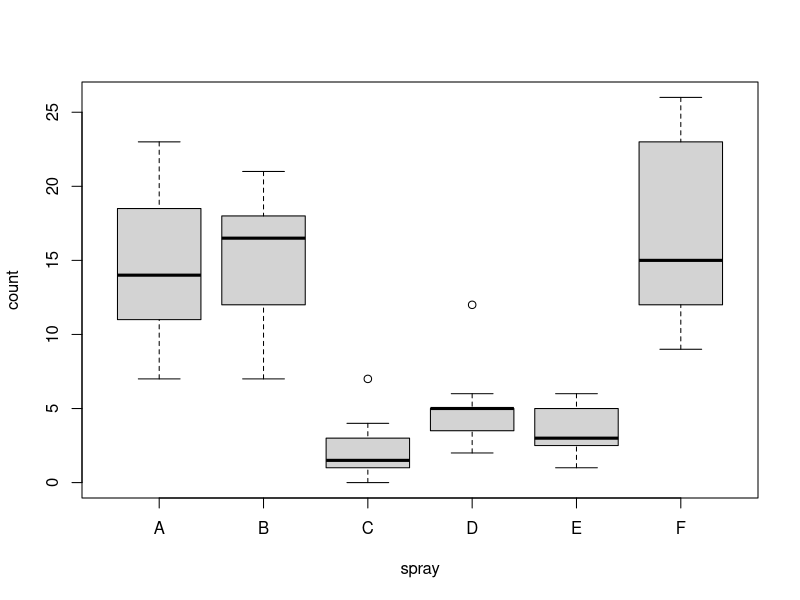
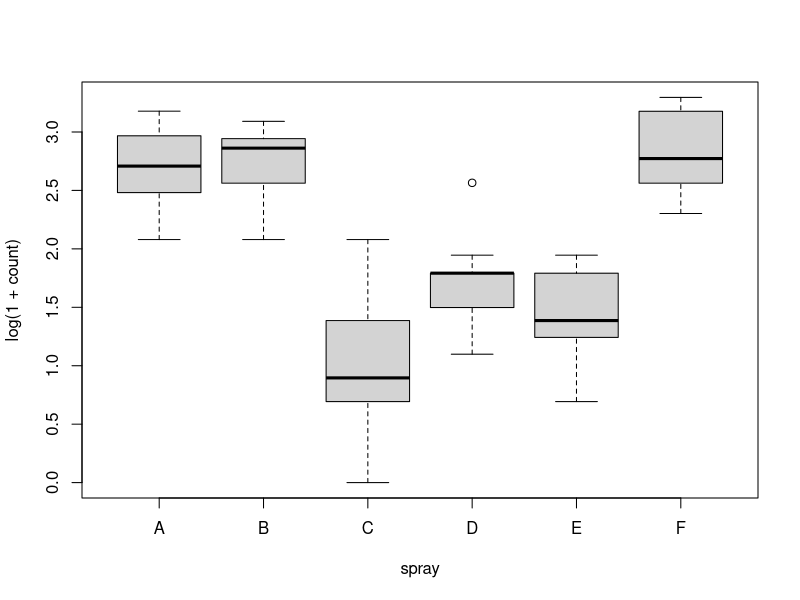
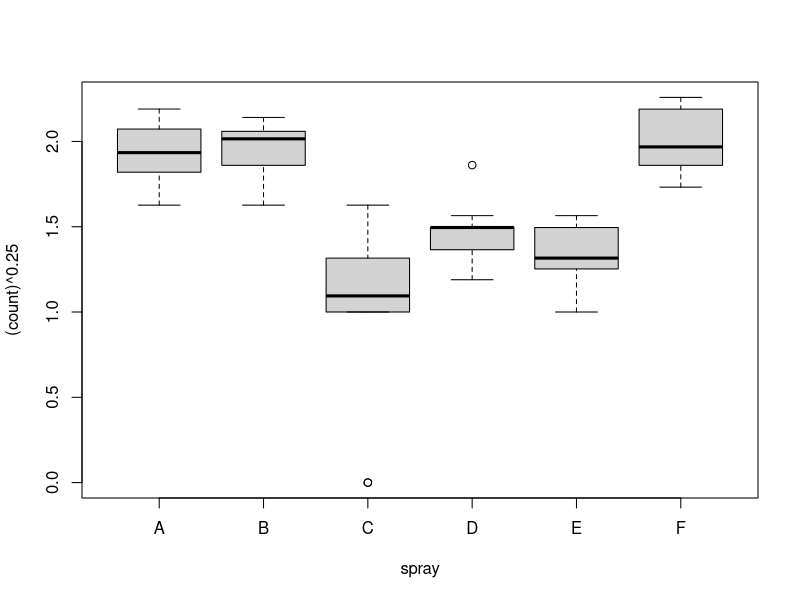
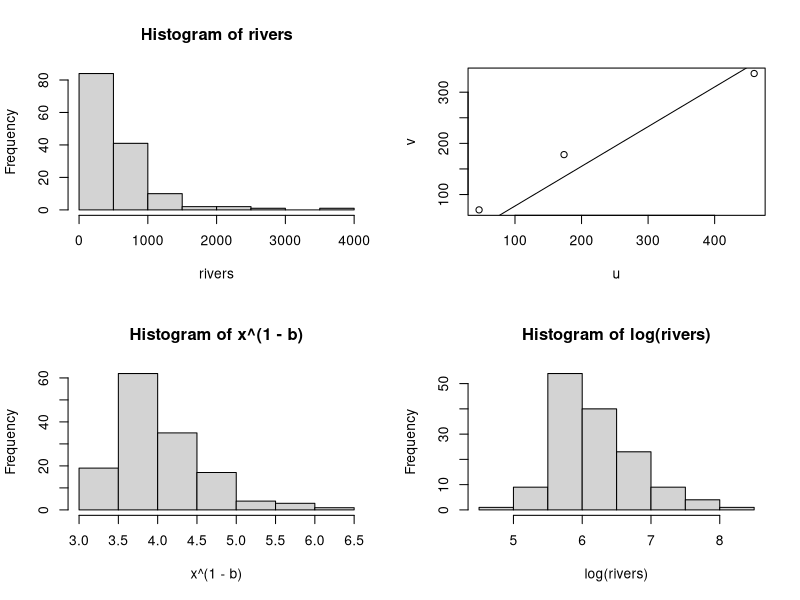
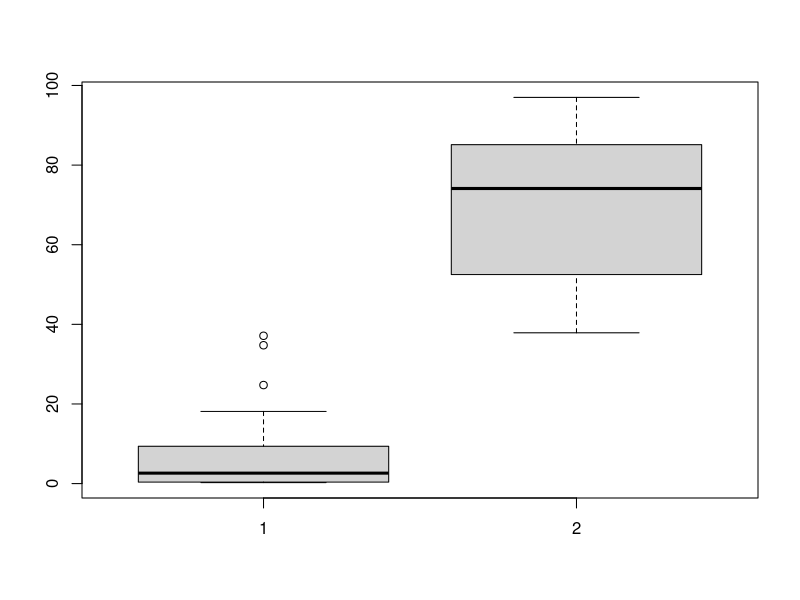
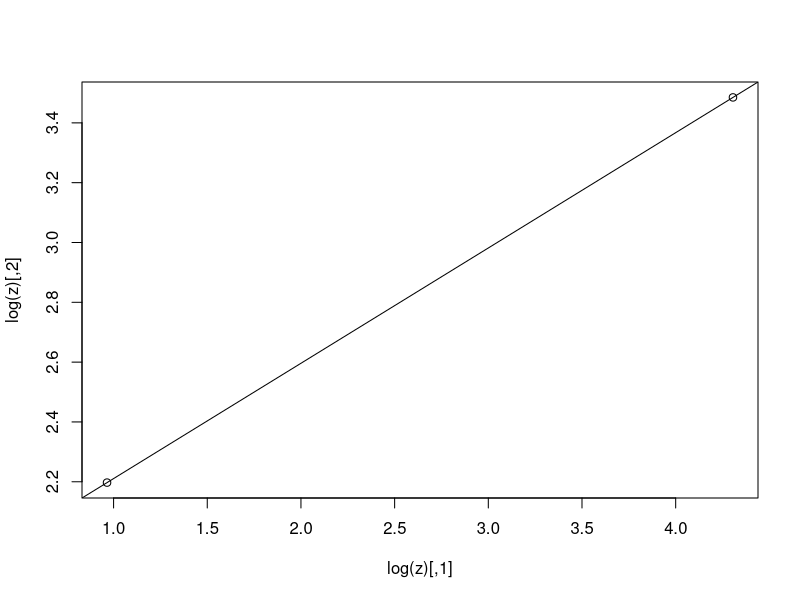
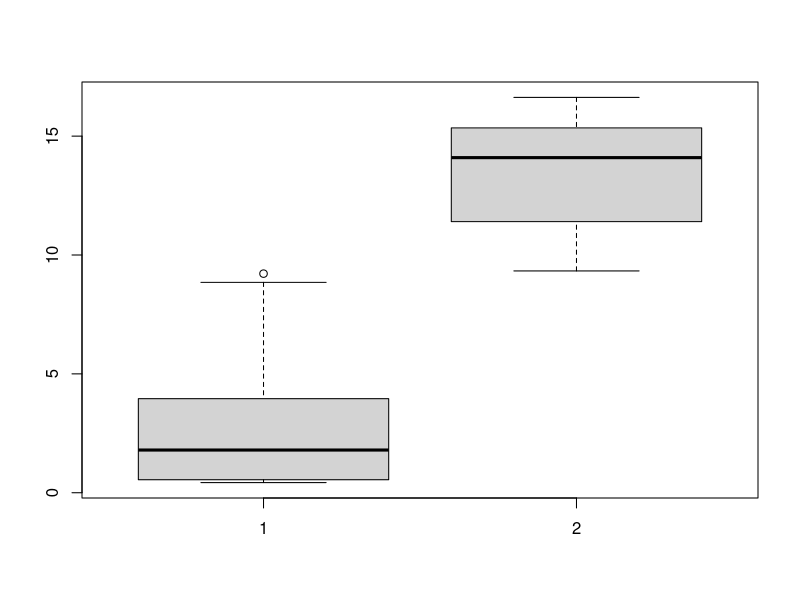

These charts were generated, in order, by the following R code: (Note: this script raises an error after producing the figures.)
letval <- function(x, k = 4) {
  LV <- c("M", "F", "E", "D", "C", "B", "A", "Z", "Y", "X", "W")
  out <- array(NA, c(k, 6))
  lx <- rx <- sort(x)
  dimnames(out) <-
    list(LV[1:k],c("LOWER","UPPER","DEPTH","MID","SPREAD","TAIL"))
  for(i in 1:k) {
    out[i, 1:2] <- c(median(lx), median(rx))
    nn <- (length(lx) + 1)/2
    lx <- lx[1:nn]
    rx <- rev(rev(rx)[1:nn])
    out[i, 3] <- nn
  }
  out[, 4] <- (out[, 1] + out[, 2])/2
  out[, 5] <- out[, 2] - out[, 1]
  out[, 6] <- c(0, out[-1, 5]/2/qnorm(1 - 1/2^(2:k)))
  out
}
letval(stack.loss,7)

letval<-function(x,k=4){
  LV= c("M", "F", "E", "D", "C", "B", "A", "Z", "Y", "X", "W")
  out=array(NA, c(k, 6))
  lx<-rx<-sort(x)
  dimnames(out)=list(LV[1:k],c("LOWER","UPPER","DEPTH","MID","SPREAD","TAIL"))
  for(i in 1:k){
    out[i,1:2]=c(median(lx), median(rx))
    nn <- (length(lx) + 1)/2
    lx <- lx[1:nn]
    rx <- rev(rev(rx)[1:nn])
    out[i, 3] <- nn
    
  }
  out[, 4] <- (out[, 1] + out[, 2])/2
  out[, 5] <- out[, 2] - out[, 1]
  out[, 6] <- c(0, out[-1, 5]/2/qnorm(1 - 1/2^(2:k)))
  out
}



data(InsectSprays)
boxplot(count~spray,data=InsectSprays,col="lightgray")

boxplot(log(1+count)~spray,data=InsectSprays,col="lightgray")
boxplot((count)^0.25~spray,data=InsectSprays,col="lightgray")



letval2 <- function(x, k = 4)
{
  LV <- c("M", "F", "E", "D", "C", "B", "A", "Z", "Y", "X", "W")
  out <- array(NA, c(k, 6))
  lx <- rx <- sort(x)
  dimnames(out) <- list(LV[1:k],c("LOWER","UPPER","DEPTH","MID","SPREAD","TAIL"))
  for(i in 1:k) {
    out[i, 1:2] <- c(median(lx), median(rx))
    nn <- (length(lx) + 1)/2
    lx <- lx[1:nn]
    rx <- rev(rev(rx)[1:nn])
    out[i, 3] <- nn
  }
  out[, 4] <- (out[, 1] + out[, 2])/2
  out[, 5] <- out[, 2] - out[, 1]
  out[, 6] <- c(0, out[-1, 5]/2/qnorm(1 - 1/2^(2:k)))
  out
}
sym <- function(x, k = 7) {
  z <- letval2(x, k)
  M <- z[1,1]
  u <- ((z[-1,2]-M)^2 + (z[-1,1]-M)^2)/(4*M)
  v <- z[-1, 4] - M
  plot(u, v)
  b <- lsfit(u, v, int = F)$coef
  abline(0, b)
  hist(x^(1 - b))
  1 - b
}


par(mfrow=c(2,2))
data(rivers)
hist(rivers)
sym(rivers,4)
hist(log(rivers))




SprVsLevel = function(u1,u2,...) {
  x = list(u1,u2,...)
  z <- sapply(x, function(z){u=letval(z);c(u[1,1],u[2,5])})
  z <- t(z)
  b <- lsfit(log(z[, 1]), log(z[, 2]))$coef
  boxplot(x)
  plot(log(z))
  abline(b)
  lz <- sapply(x, function(u, uu) u^uu, uu=1-b[2])
  if( is.matrix(lz))
    boxplot(data.frame(lz)) else boxplot(lz)
  1 - b[2]
}
x1<-c(0.250,0.375,0.250,0.250,0.250,0.250,1.250,3.250,2.000,1.375,34.750,
      0.625,37.125,12.000,18.125,5.000,10.000,5.250,4.875,0.375,7.000,1.000,0.250,
      9.375,7.125,24.750)
y1<-c(85.000,68.875,97.000,83.500,65.625,52.500,51.000,77.950,85.125,66.625,
      87.625,94.750,58.875,49.650,72.250,48.625,69.250,82.750,52.125,
      89.500,65.125,80.375,47.875,86.125,79.375,37.875,76.000,49.250,86.125,88.000)
par(mfrow=c(1,1))

SprVsLevel = function(u1,...) {
  if(is.list(u1) ) x = u1 else x = list(u1,...)
  z <- sapply(x, function(z){u=letval2(z);c(u[1,1],u[2,5])})
  z <- t(z)
  b <- lsfit(log(z[, 1]), log(z[, 2]))$coef
  boxplot(x)
  plot(log(z))
  abline(b)
  lz <- sapply(x, function(u, uu) u^uu, uu=1-b[2])
  if( is.matrix(lz))
    boxplot(data.frame(lz)) else boxplot(lz)
  1 - b[2]
}


SprVsLevel(x1,y1)







salary=c(150
         ,25
         ,34
         ,23
         , 36
         , 21
         ,19
         ,143
         , 78
         , 210
         ,35
         , 49
         , 40
         ,   49
         ,  29
         ,30
         ,54
         , 37
         , 26
         ,  70
         ,    28
         ,15
         ,136
         ,   3
         ,   10
         ,  22
         ,21
         ,24
         ,27
         , 36
         ,6
         ,  6
         , 15
         ,16
         ,  7
         , 37
         ,66
         , 24
         ,24
         ,25)



##smooth spline
spl <- function(x,y,p=10){
  xx = unique(quantile(x,c(0:(p-1))/(p-1)))
  p = length(xx)
  x = c(seq(from=min(x),to=max(x),length=200),x)
  z = cbind(x,x^2)
  for(i in 1:(p-1)) z <- cbind(z, pmax(x-xx[i],0)^3)
  yy <- data.frame(y=y ,z[-(1:200),]) 
  ff= predict(xlm<-lm(y~.,data=yy),data.frame(z[(1:200),])) 
  plot(x[-(1:200)],y)
  lines(x[1:200],ff)
  list(x=x,y=predict(xlm))
}

x=rnorm(50)
y=rt(50,df=2)
xx = unique(quantile(x,c(0:(10-1))/(10-1)))
xx
x = c(seq(from=min(x),to=max(x),length=200),x)
spl(x,y)








letval2 <- function(x, k = 4)
{
  LV <- c("M", "F", "E", "D", "C", "B", "A", "Z", "Y", "X", "W")
  out <- array(NA, c(k, 6))
  lx <- rx <- sort(x)
  dimnames(out) <- list(LV[1:k],c("LOWER","UPPER","DEPTH","MID","SPREAD","TAIL"))
  for(i in 1:k) {
    out[i, 1:2] <- c(median(lx), median(rx))
    nn <- (length(lx) + 1)/2
    lx <- lx[1:nn]
    rx <- rev(rev(rx)[1:nn])
    out[i, 3] <- nn
  }
  out[, 4] <- (out[, 1] + out[, 2])/2
  out[, 5] <- out[, 2] - out[, 1]
  out[, 6] <- c(0, out[-1, 5]/2/qnorm(1 - 1/2^(2:k)))
  out
}
sym <- function(x, k = 7) {
  z <- letval2(x, k)
  M <- z[1,1]
  u <- ((z[-1,2]-M)^2 + (z[-1,1]-M)^2)/(4*M)
  v <- z[-1, 4] - M
  plot(u, v)
  b <- lsfit(u, v, int = F)$coef
  abline(0, b)
  hist(x^(1 - b))
  1 - b
}
data(rivers)
hist(rivers)
sym(rivers,4)
hist(log(rivers))




####emax model
m1 = nls(ch8~e0 +(emax * dose)/(dose+ed50), start= c(ed50=68, e0=2.4,emax=16),trace=T,data=edd)

m1 = nls(ch8~e0 +(emax * dose)/(dose+ed50), start= c(ed50=68, e0=2.4,emax=16),control=nls.control(maxiter=100),trace=TRUE,na.action=na.omit,data=edd)



##anova
aov



##robust regression
library(MASS)
stack.lm = lm(stack.loss~stack.x)
stack.m = rlm(stack.loss~stack.x,method="M")
stack.mm = rlm(stack.loss~stack.x,method="MM")
stack.lms = lmsreg(stack.x,stack.loss)
res= cbind(stack.lm$resid,stack.m$resid,stack.mm$resid,stack.lms$resid)
par(mfrow=c(3,2))
plot(res[,1:2],pch=20,col=2); abline(0,1)
plot(res[,c(1,3)],pch=20,col=2); abline(0,1)
plot(res[,c(1,4)],pch=20,col=2); abline(0,1)
plot(res[,2:3],pch=20,col=2); abline(0,1)
plot(res[,c(2,4)],pch=20,col=2); abline(0,1)
plot(res[,3:4],pch=20,col=2); abline(0,1)








RU=c(150
     , 25
     ,34
     ,23
     , 36
     ,21
     ,19
     ,143
     ,78
     , 210
     , 35
     ,49
     ,40
     , 49
     ,29
     ,30
     ,54
     ,37
     , 26
     , 70)



CU=c(28
     ,15
     , 136
     , 3
     ,10
     ,22
     ,21
     ,24
     ,27
     ,36
     ,6
     , 6
     , 15
     , 16
     , 7
     ,37
     , 66
     ,24
     , 24
     ,25)
SprVsLevel(RU,CU)



sresult=SprVsLevel(c1,c2)





c1=RU;c2=CU
sresult=SprVsLevel(c1,c2)
while (sresult!=1) {c1=c1^sresult
c2=c2^sresult
sresult=SprVsLevel(c1,c2) 
}
c1=RU^sresult
c2=CU^sresult



sym(c1,4)
sym(c2,4)

